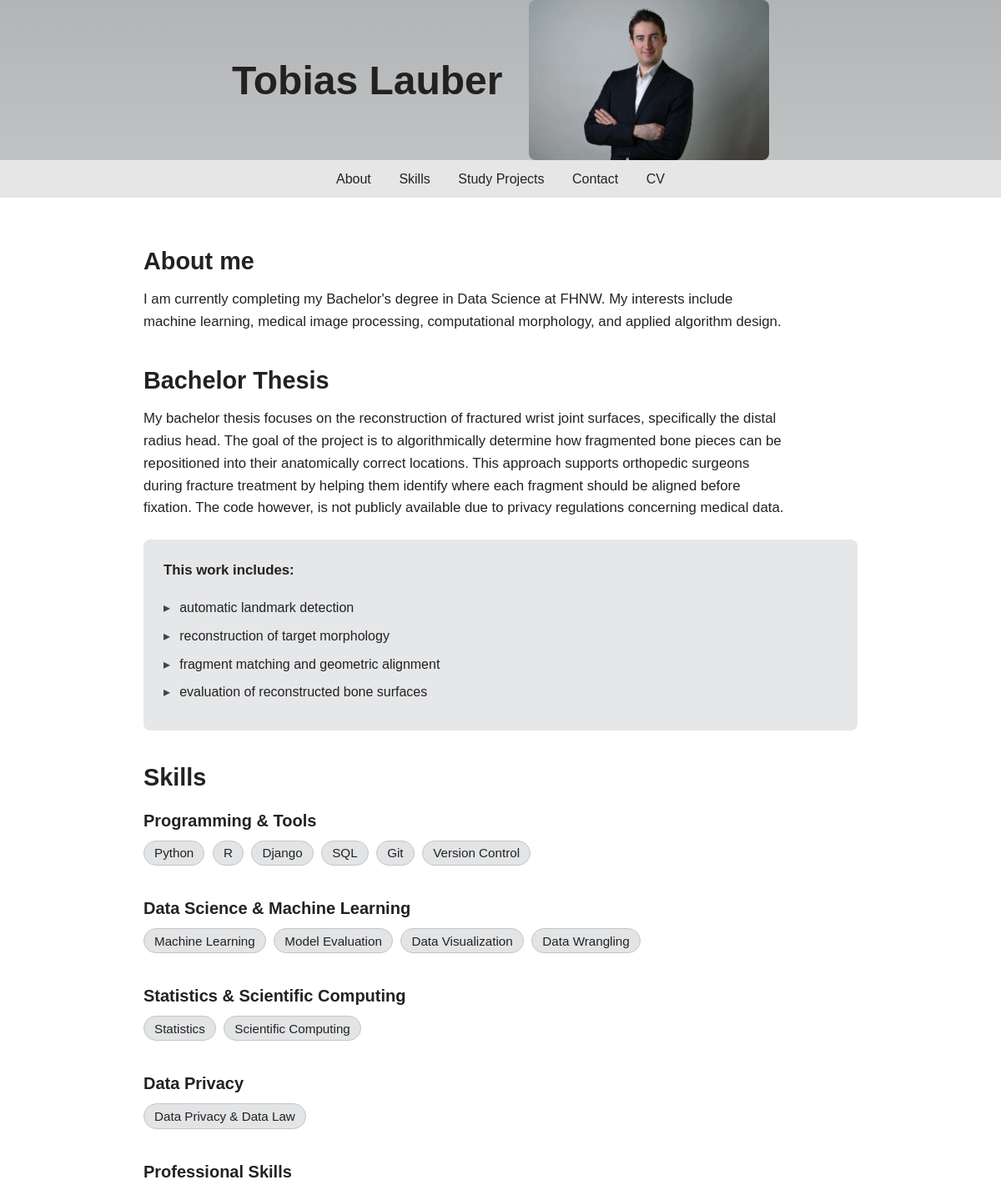
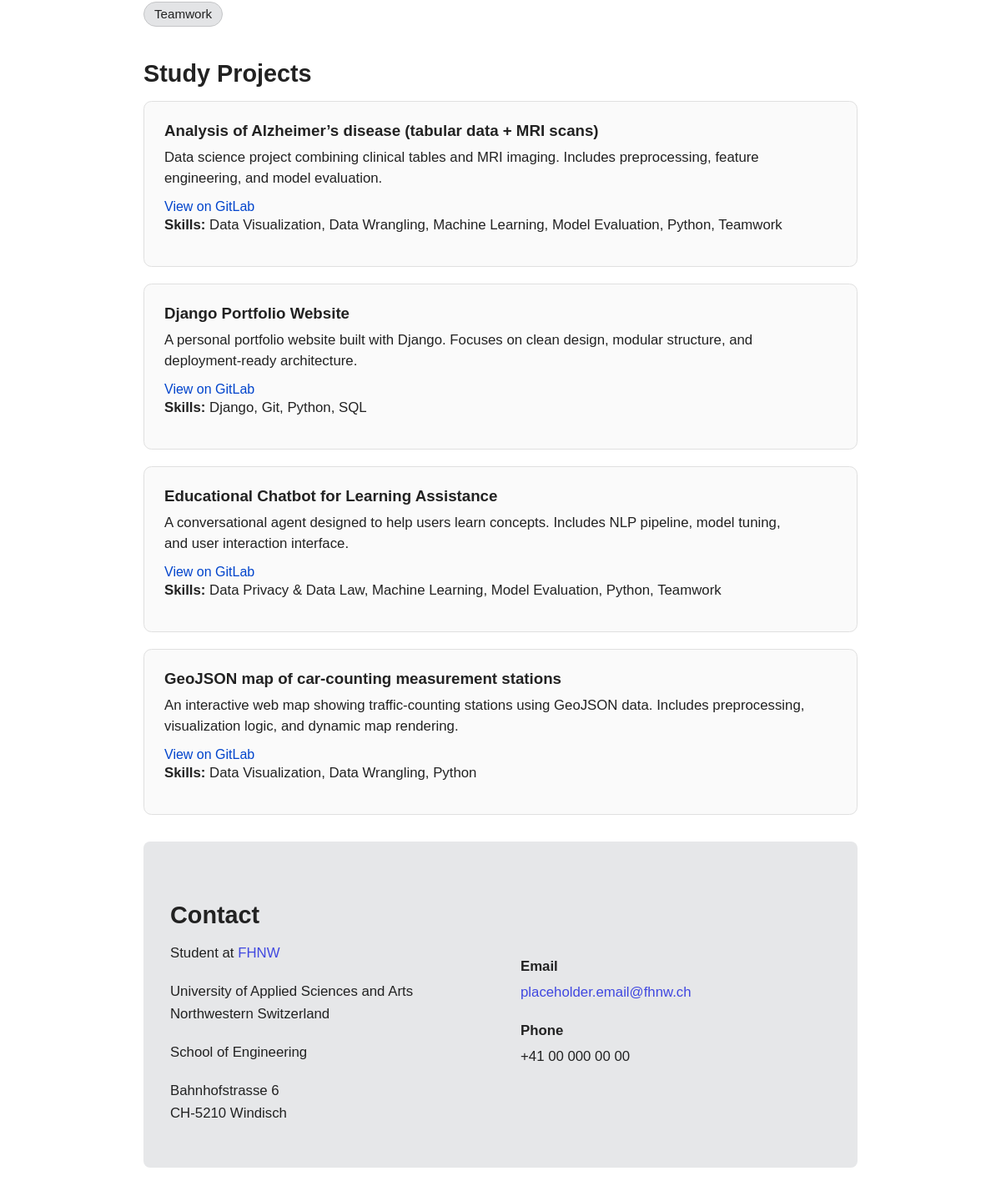
The page / on the database its author committed (2 pictures, top to bottom).
### main/models.py (models this page shows, shortened)
class Project(models.Model):
    title = models.CharField(max_length=200)
    description = models.TextField()
    gitlab_url = models.URLField()
    skills = models.ManyToManyField(Skill, related_name="projects")
    class Meta:
        ordering = ["title"]

class Skill(models.Model):
    name = models.CharField(max_length=100, unique=True)
    class Meta:
        ordering = ["name"]

### main/views.py (the view)
# urls.py: 2. Add a URL to urlpatterns:  path('', views.home, name='home')
def home(request):
    projects = Project.objects.all()
    skills = Skill.objects.all()
    return render(request, "main/home.html", {
        "projects": projects,
        "skills": skills,
    })

### main/templates/main/home.html (shortened to what this page needs)
{% extends "main/base.html" %}
{% block content %}
    <h2 id="about">About me</h2>
    <p>
        I am currently completing my Bachelor's degree in Data Science at FHNW.
        My interests include machine learning, medical image processing, computational morphology,
        and applied algorithm design.
    </p>
    <h2>Bachelor Thesis</h2>
    <p>
        My bachelor thesis focuses on the reconstruction of fractured wrist joint surfaces, specifically the distal radius head.
        The goal of the project is to algorithmically determine how fragmented bone pieces can be repositioned into their
        anatomically correct locations. This approach supports orthopedic surgeons during fracture treatment by helping them
        identify where each fragment should be aligned before fixation.
        The code however, is not publicly available due to privacy regulations concerning medical data.
    </p>
    <div class="thesis-box">
        <p class="thesis-title">This work includes:</p>
        <ul class="thesis-list">
            <li>automatic landmark detection</li>
            <li>reconstruction of target morphology</li>
            <li>fragment matching and geometric alignment</li>
            <li>evaluation of reconstructed bone surfaces</li>
        </ul>
    </div>
    <h2 id="skills">Skills</h2>
    <div class="skills-grid">
        <div class="skill-category">
            <h3>Programming & Tools</h3>
            <div class="skill-badges">
                <span>Python</span>
                <span>R</span>
                <span>Django</span>
                <span>SQL</span>
                <span>Git</span>
                <span>Version Control</span>
            </div>
        </div>
        <div class="skill-category">
            <h3>Data Science & Machine Learning</h3>
            <div class="skill-badges">
                <span>Machine Learning</span>
                <span>Model Evaluation</span>
                <span>Data Visualization</span>
                <span>Data Wrangling</span>
            </div>
        </div>
        <div class="skill-category">
            <h3>Statistics & Scientific Computing</h3>
            <div class="skill-badges">
                <span>Statistics</span>
                <span>Scientific Computing</span>
            </div>
        </div>
        <div class="skill-category">
            <h3>Data Privacy</h3>
            <div class="skill-badges">
                <span>Data Privacy & Data Law</span>
            </div>
        </div>
        <div class="skill-category">
            <h3>Professional Skills</h3>
            <div class="skill-badges">
                <span>Teamwork</span>
            </div>
        </div>
    </div>
    <h2 id="projects">Study Projects</h2>
    {% for project in projects %}
        <div class="project-card">
            <h3>{{ project.title }}</h3>
            <p>{{ project.description }}</p>
            <a class="project-link" href="{{ project.gitlab_url }}" target="_blank">
                View on GitLab
            </a>
            {% if project.skills.all %}
                <p>
                    <strong>Skills:</strong>
                    {% for skill in project.skills.all %}
                        {{ skill.name }}{% if not forloop.last %}, {% endif %}
                    {% endfor %}
                </p>
            {% endif %}
        </div>
    {% empty %}
        <p>No projects available.</p>
    {% endfor %}
    <section class="contact-box">
        <h2 id="contact">Contact</h2>
        <div class="contact-grid">
            <div class="contact-left">
                <p>Student at <a href="https://www.fhnw.ch">FHNW</a></p>
                <p>University of Applied Sciences and Arts<br>
                Northwestern Switzerland</p>
                <p>School of Engineering</p>
                <p>Bahnhofstrasse 6<br>
                CH-5210 Windisch</p>
            </div>
            <div class="contact-right">
                <p class="label">Email</p>
                <p>
                    <a href="mailto:tobias.lauber1@students.fhnw.ch">
                        placeholder.email@fhnw.ch
                    </a>
                </p>
                <p class="label">Phone</p>
                <p>
                    +41 00 000 00 00
                </p>
            </div>
        </div>
    </section>
{% endblock %}

### main/templates/main/base.html (shortened to what this page needs)
<!DOCTYPE html>
<html lang="en">
<head>
    {% load static %}
    <link rel="stylesheet" href="{% static 'main/style.css' %}">
</head>
<body>
    <header class="hero">
        <div class="hero-inner">
            <h1 class="hero-title">Tobias Lauber</h1>
            <img src="{% static 'main/me.webp' %}"
                class="hero-image"
                alt="Profile Picture">
        </div>
    </header>
    <nav class="sub-nav">
        <a href="/#about">About</a>
        <a href="/#skills">Skills</a>
        <a href="/#projects">Study Projects</a>
        <a href="/#contact">Contact</a>
        <a href="/cv/">CV</a>
    </nav>
    <div class="main-container">
        {% block content %}
        {% endblock %}
    </div>
</body>
</html>

### main/static/main/style.css (style rules this page uses)
* { margin: 0; padding: 0; box-sizing: border-box; }
html { scroll-padding-top: 6rem; }
body { font-family: Arial, Helvetica, sans-serif; color: #222; }
.main-container { max-width: 56rem; margin: 0 auto; padding: 1.25rem; }
.hero { width: 100%; background: linear-gradient(180deg, #b3b4b6, #c1c2c4); padding: 0; height: 12rem; display: flex; align-items: center; }
.hero-inner { max-width: 56rem; margin: 0 auto; padding: 0 1.25rem; display: flex; justify-content: flex-start; align-items: center; gap: 2rem; min-width: 40rem; }
.hero-title { font-size: 3rem; font-weight: 700; }
.hero-image { height: 12rem; width: auto; border-radius: 0.5rem; animation: slideIn 1.4s ease-out forwards; }
.contact-box { background: #e6e7e9; padding: 2rem; border-radius: 0.5rem; margin-top: 2rem; margin-bottom: 3rem; }
.contact-box p { margin-bottom: 1rem; line-height: 1.5; }
.contact-box a { color: #4048e0; text-decoration: none; }
.contact-grid { display: flex; justify-content: space-between; align-items: flex-start; gap: 3rem; }
.contact-left, .contact-right { flex: 1; }
.contact-right { text-align: left; }
.contact-right .label { font-weight: bold; margin-top: 1rem; margin-bottom: 0.25rem; }
.contact-left p { margin-bottom: 1rem; }
.main-container h2 { margin-top: 2.5rem; margin-bottom: 1rem; font-size: 1.8rem; font-weight: 700; color: #222; }
.main-container p { line-height: 1.6; font-size: 1.05rem; margin-bottom: 1.2rem; max-width: 48rem; }
.thesis-box { background: #e6e7e9; padding: 1.5rem; border-radius: 0.5rem; margin: 1.5rem 0 2.5rem 0; }
.thesis-title { font-weight: 600; margin-bottom: 0.75rem; color: #222; }
.thesis-list { list-style: none; padding-left: 0; }
.thesis-list li { margin-bottom: 0.6rem; padding-left: 1.2rem; position: relative; line-height: 1.5; }
.thesis-list li::before { content: "▸"; position: absolute; left: 0; color: #444; font-size: 1rem; }
.skills-grid { display: grid; grid-template-columns: repeat(auto-fit, minmax(26rem, 1fr)); gap: 2.5rem; margin-top: 1.5rem; }
.skill-category h3 { font-size: 1.25rem; font-weight: 700; margin-bottom: 0.75rem; }
.skill-badges { display: flex; flex-wrap: wrap; gap: 0.6rem; }
.skill-badges span { background: #e3e4e6; padding: 0.35rem 0.75rem; border-radius: 999px; font-size: 0.95rem; border: 1px solid #c4c5c7; transition: background 0.25s ease, color 0.25s ease, border-color 0.25s ease; cursor: default; }
.project-card { padding: 1.5rem; border: 1px solid #e0e0e0; border-radius: 0.6rem; background: #fafafa; margin-bottom: 1.25rem; }
.project-card h3 { margin-bottom: 0.5rem; }
.project-card p { margin-bottom: 0.8rem; line-height: 1.5; }
.project-card a { color: #0044cc; text-decoration: none; font-weight: 500; }
.sub-nav { width: 100%; background: #e6e6e6; padding: 0.6rem 0; display: flex; flex-wrap: wrap; justify-content: center; gap: 0.6rem; }
.sub-nav a { text-decoration: none; color: #222; font-weight: 500; display: inline-block; padding: 0.25rem 0.75rem; border-radius: 0.4rem; }

### rows shown on the page
Project: title "Analysis of Alzheimer’s disease (tabular data + MRI scans)", description "Data science project combining clinical tables and MRI imaging. Includes preprocessing, feature engineering, and model evaluation."
Skill: name "Data Visualization"
Skill: name "Data Wrangling"
Skill: name "Machine Learning"
Skill: name "Model Evaluation"
Skill: name "Python"
Skill: name "Teamwork"
Project: title "Django Portfolio Website", description "A personal portfolio website built with Django. Focuses on clean design, modular structure, and deployment-ready architecture."
Skill: name "Django"
Skill: name "Git"
Skill: name "SQL"
Project: title "Educational Chatbot for Learning Assistance", description "A conversational agent designed to help users learn concepts. Includes NLP pipeline, model tuning, and user interaction interface."
Skill: name "Data Privacy & Data Law"
Project: title "GeoJSON map of car-counting measurement stations", description "An interactive web map showing traffic-counting stations using GeoJSON data. Includes preprocessing, visualization logic, and dynamic map rendering."
